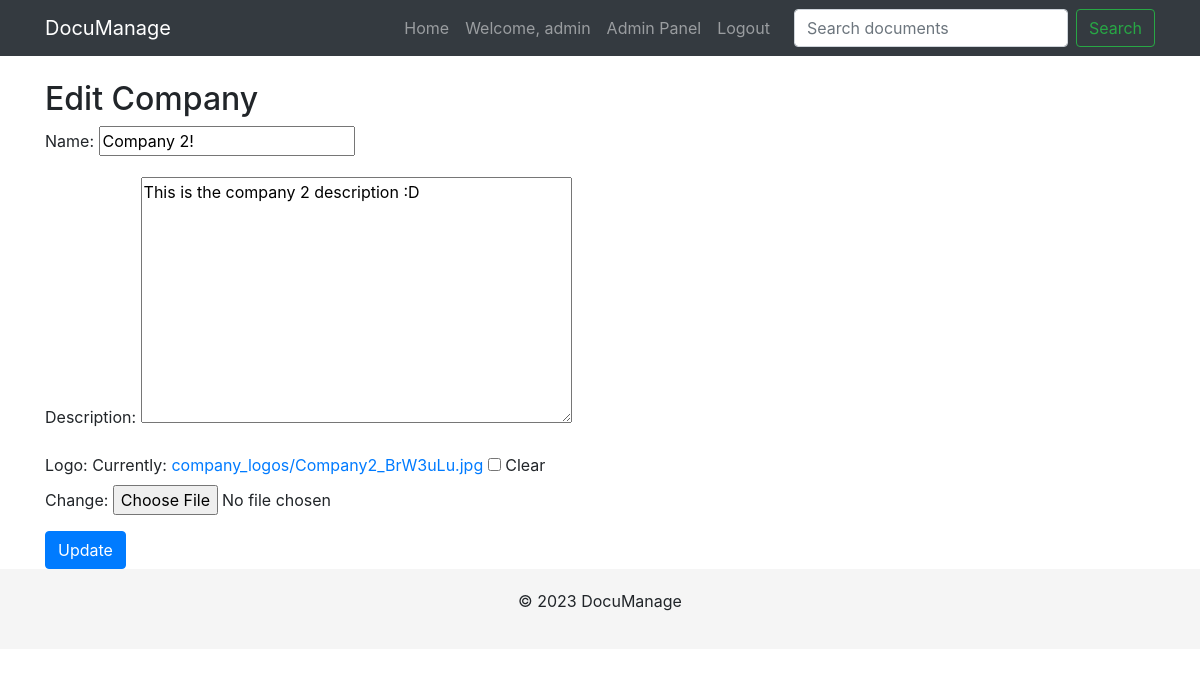
/edit_company/company-2/ (signed in), run on an earlier commit of the app's database.
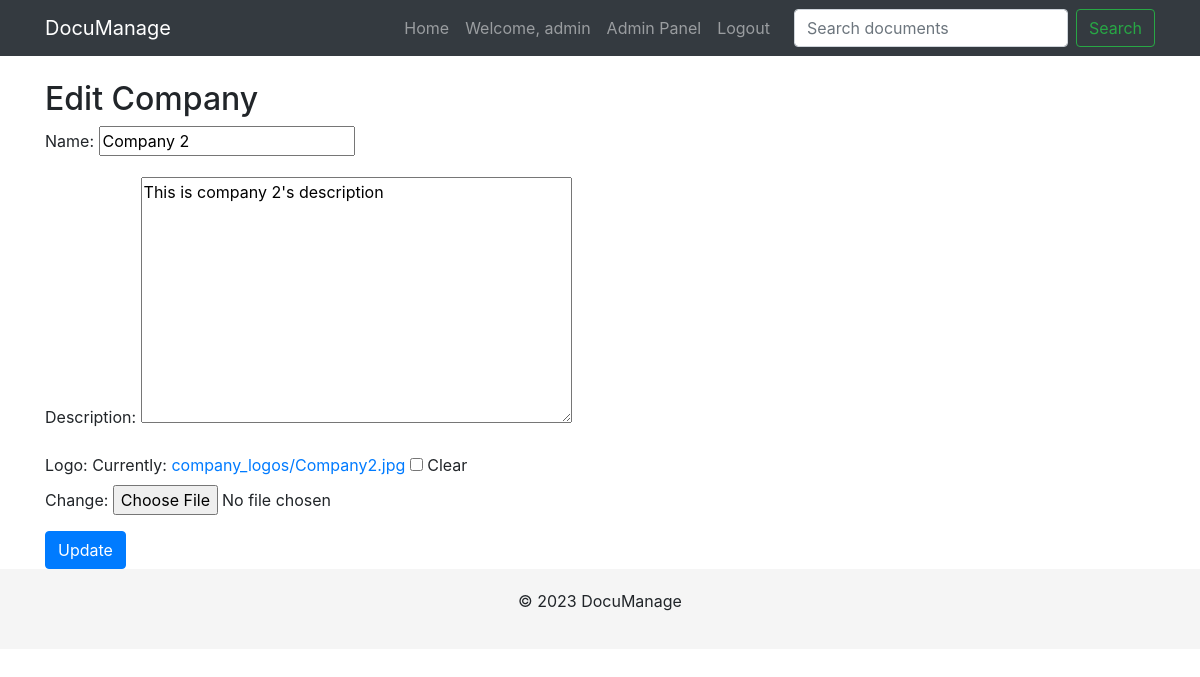
And on a later commit of the database.
### documents/models.py (models this page shows, shortened)
class Company(models.Model):
    name = models.CharField(max_length=100)
    description = models.TextField(blank=True)
    logo = models.ImageField(upload_to='company_logos/', blank=True)
    slug = models.SlugField(unique=True, editable=False)  # Make slug not editable
    owner = models.ForeignKey(settings.AUTH_USER_MODEL, on_delete=models.CASCADE)

### documents/views.py (the view)
# urls.py: path('edit_company/<slug:company_slug>/', views.edit_company, name='edit_company'),
@login_required
def edit_company(request, company_slug):
    if request.user.is_superuser:
        company = get_object_or_404(Company, slug=company_slug)
    else:
        company = get_object_or_404(Company, slug=company_slug, owner=request.user)
    if request.method == 'POST':
        form = CompanyForm(request.POST, request.FILES, instance=company)
        if form.is_valid():
            form.save()
            return redirect('company_detail', company_slug=company.slug)
    else:
        form = CompanyForm(instance=company)
    return render(request, 'documents/edit_company.html', {'form': form})

### documents/forms.py
class CompanyForm(forms.ModelForm):
    class Meta:
        model = Company
        fields = ['name', 'description', 'logo']

### documents/templates/documents/edit_company.html (shortened to what this page needs)
{% extends "documents/base.html" %}
{% block content %}
    <h2>Edit Company</h2>
    <form method="post" enctype="multipart/form-data">
        {{ form.as_p }}
        <button type="submit" class="btn btn-primary">Update</button>
    </form>
{% endblock %}

What changed in the data, as far as the page shows it:
removed Company: name "Company 2!", description "This is the company 2 description :D"
added Company: name "Company 2", description "This is company 2's description"
Also different on the page:
text no longer shown: "Name: Description: Logo: Currently: company_logos/Company2_BrW3uLu.jpg Clear Change:"
text now shown: "Name: Description: Logo: Currently: company_logos/Company2.jpg Clear Change:"
